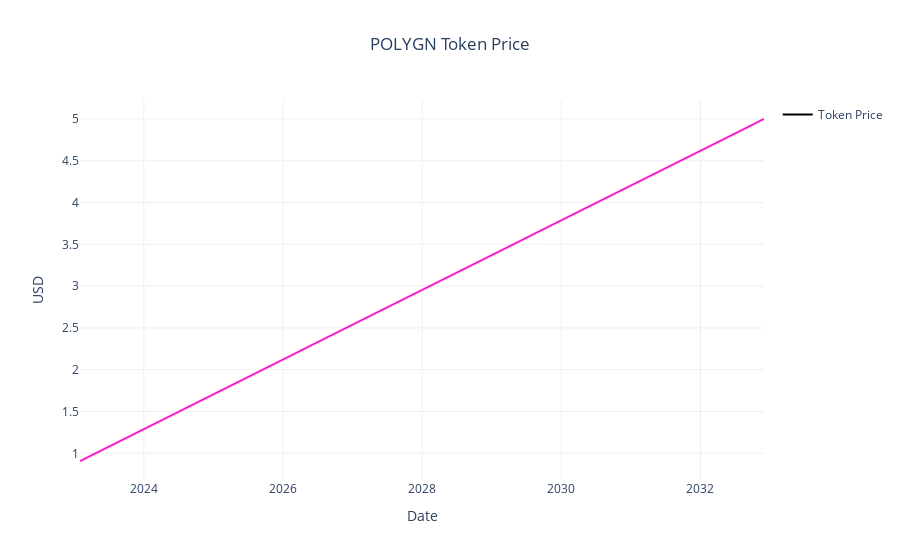

Notebook cell for this chart:
### Code cell
visualizations.plot_token_price(
    df_2b,
)

### Figure 1 — Plotly figure (JSON) as saved in the notebook; plotly's stock layout.template omitted (floating-point values rounded to 4 significant figures; data arrays with more than 128 entries replaced by an {"elided": "..."} marker saying what was removed)
{"data": [{"line": {"color": "#FC1CBF"}, "name": "polygn_price", "showlegend": false, "type": "scatter", "x": {"elided": "1028 str values"}, "y": {"elided": "514 float values"}}, {"line": {"color": "black"}, "mode": "lines", "name": "Token Price", "type": "scatter", "x": {"elided": "1028 str values"}, "y": [null]}], "layout": {"hovermode": "x", "legend": {"title": {"text": ""}}, "title": {"text": "POLYGN Token Price"}, "xaxis": {"title": {"text": "Date"}}, "yaxis": {"title": {"text": "USD"}}}}
